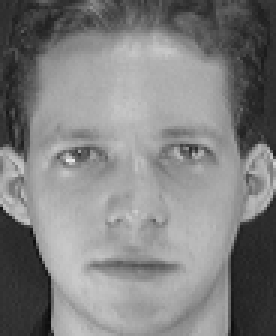
#> input picture HW3/Kaggle/s1/1.pgm, 92 x 112 px (shown 3 times larger); its folder holds only this picture in this run
$ jupyter execute --allow-errors HW3.ipynb
#> lines starting #> are read from the running program, lines starting #| are printed output that depends on the picture
[cell 1]
import os
import cv2
import numpy as np
from sklearn.model_selection import train_test_split
from sklearn.decomposition import PCA
from sklearn.neighbors import KNeighborsClassifier
from sklearn.metrics import accuracy_score, classification_report
import matplotlib.pyplot as plt

[cell 2]
def plotting(S, energy_threshold,img, image_name,folder):
    total_energy = np.sum(S**2)
    cumulative_energy = np.cumsum(S**2) / total_energy

    # Determina il numero di valori singolari necessari
    k = np.argmax(cumulative_energy >= energy_threshold) + 1

    # Plot dell'immagine originale
    plt.figure(figsize=(12, 6))

    # Plot dell'immagine originale
    plt.subplot(1, 3, 1)
    plt.imshow(img, cmap='gray')
    plt.title(f"Image: {image_name}\nFolder: {folder}")


    # Plot dei valori singolari
    plt.subplot(1, 3, 2)
    plt.plot(S, label="Singular value")
    plt.axvline(k, color='red', linestyle='--', label=f"k = {k}")
    plt.title(f"Singular value of {image_name}")
    plt.xlabel("Index singular value")
    plt.ylabel("Singular value")
    plt.legend()

    # Plot dell'energia cumulativa
    plt.subplot(1, 3, 3)
    plt.plot(cumulative_energy, label="Cumulative energy")
    plt.axvline(k, color='red', linestyle='--', label=f"k = {k}")
    plt.title(f"Cumulative energy\nThreshold: {energy_threshold * 100:.1f}%")
    plt.xlabel("Index singular value")
    plt.ylabel("Cumulative energy")
    plt.legend()

    plt.tight_layout()
    plt.show()

[cell 3]
import os
import cv2
import numpy as np

# Funzione per applicare la SVD e visualizzare i risultati
def images_svd(dataset_path, energy_threshold=0.99):

#> called with dataset_path = 'Kaggle/', energy_threshold = 0.99
    images = []  # Lista per salvare le immagini
    labels = []  # Lista per salvare le etichette

    # Itera attraverso i file del dataset
    for folder in os.listdir(dataset_path):
        folder_path = os.path.join(dataset_path, folder)

        if os.path.isdir(folder_path):  # Se è una directory (persona)
            for image_name in os.listdir(folder_path):

                image_path = os.path.join(folder_path, image_name)

                # Carica l'immagine in scala di grigi
                img = cv2.imread(image_path, cv2.IMREAD_GRAYSCALE)
#> img is the input picture: shape (112, 92); min 11, max 234, mean 128.3

                if img is not None:
                    # Normalizzare l'immagine
                    img = img / 255.0  # Normalizza i valori dei pixel in [0, 1]

                    # Reshaping per la SVD (ogni immagine diventa un vettore 1D)

                    # Calcola la SVD
                    U, S, Vt = np.linalg.svd(img, full_matrices=False)
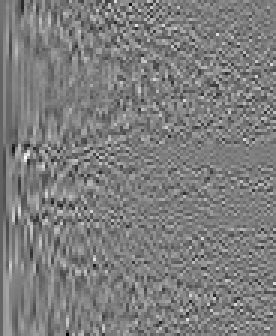
#> U: shape (112, 92) float64 (shown 3 times larger); min -0.469, max 0.482, mean -0.00107; drawn with min black and max white
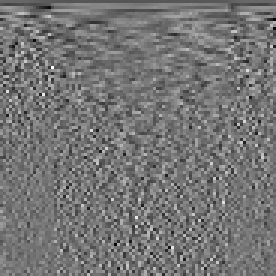
#> Vt: shape (92, 92) float64 (shown 3 times larger); min -0.464, max 0.541, mean -0.00126; drawn with min black and max white
#> S = 92 values, max 54.04 at index 0, min 0.0155 at index 91, mean 1.12

                    # Calcola l'energia totale

                    # plotting(S, energy_threshold, img, image_name, folder)

                    # Salva l'immagine e l'etichetta
                    images.append(img.flatten())  # Aggiungi l'immagine alla lista
                    labels.append(folder)  # Aggiungi l'etichetta alla lista
#> pass 2 of the loop in images_svd, `for folder in os.listdir(dataset_path):`:
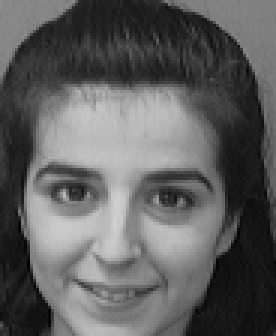
#> input picture HW3/Kaggle/s10/1.pgm, 92 x 112 px (shown 3 times larger)
#> in images_svd, img is the input picture: shape (112, 92); min 1, max 207, mean 95.1
#> in images_svd, `U, S, Vt = np.linalg.svd(img, full_matrices=False)`:
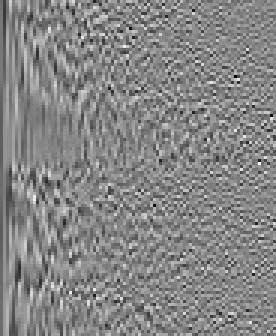
#> U: shape (112, 92) float64 (shown 3 times larger); min -0.422, max 0.378, mean -0.00111; drawn with min black and max white
#> in images_svd, `U, S, Vt = np.linalg.svd(img, full_matrices=False)`:
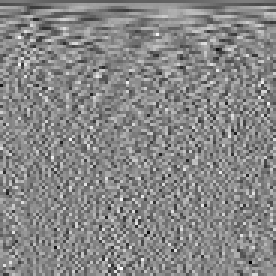
#> Vt: shape (92, 92) float64 (shown 3 times larger); min -0.437, max 0.386, mean -0.00123; drawn with min black and max white
#> S = 92 values, max 41.81 at index 0, min 0.0174 at index 91, mean 1.09

    return np.array(images), np.array(labels)
